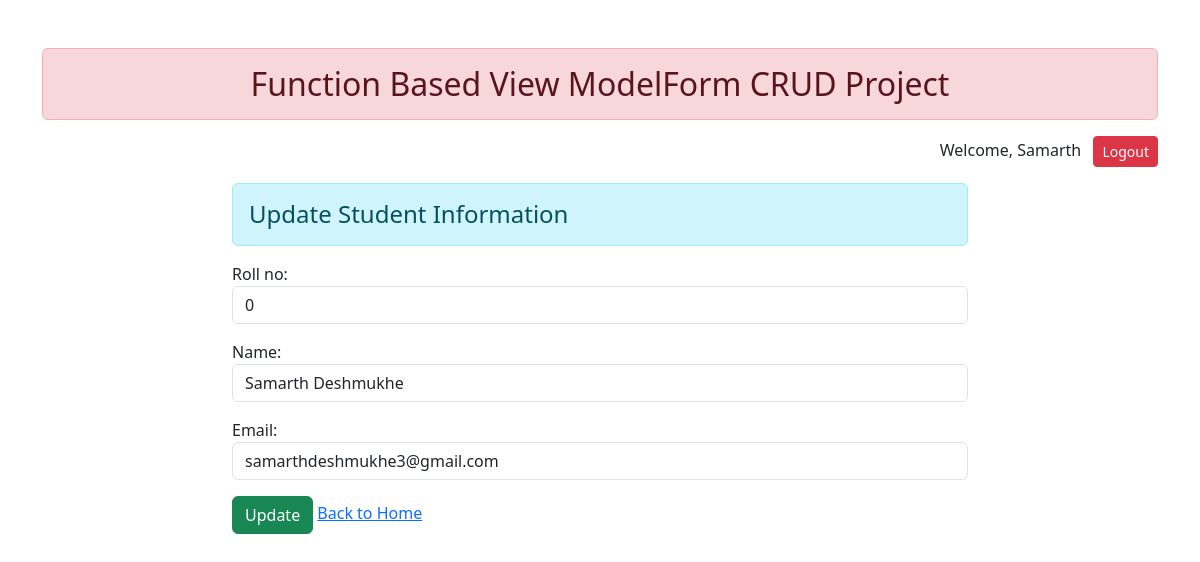
/update/5/ (signed in), run on the app's committed database.
### enroll/models.py (models this page shows, shortened)
class Student(models.Model):
    roll_no = models.PositiveIntegerField(unique=True)
    name = models.CharField(max_length=70)
    email = models.EmailField(max_length=100)

### enroll/views.py (the view)
# urls.py: path('update/<int:id>/', views.update_data, name='updatedata'),
@login_required(login_url='login')
def update_data(request, id):
    if request.method == "POST":
        pi = Student.objects.get(pk=id)
        fm = StudentRegistration(request.POST, instance=pi)
        if fm.is_valid():
            fm.save()
    else:
        pi = Student.objects.get(pk=id)
        fm = StudentRegistration(instance=pi)
    return render(request, 'enroll/updatestudent.html', {'form':fm})

### enroll/forms.py
class StudentRegistration(forms.ModelForm):
    class Meta:
        model = Student
        fields = ['roll_no', 'name', 'email']
        widgets = {
            'roll_no': forms.NumberInput(attrs={'class': 'form-control'}),
            'name': forms.TextInput(attrs={'class': 'form-control'}),
            'email': forms.EmailInput(attrs={'class': 'form-control'}),
        }

### enroll/templates/enroll/updatestudent.html (shortened to what this page needs)
{% extends 'enroll/base.html' %}
{% block content %}
 <div class="row">
    <div class="col-sm-8 offset-2" >
        <h4 class="alert alert-info">Update Student Information</h4>
        <form action="" method="POST">
            {{form.as_p}}
            <input type="submit" class="btn btn-success" value="Update">
            <a href="{% url 'addandshow' %}">Back to Home</a>
        </form>
    </div>
 </div>
{% endblock content %}

### enroll/templates/enroll/base.html (shortened to what this page needs)
<!DOCTYPE html>
{% load static %}
<html lang="en">
<head>
    <link rel="stylesheet" href="{% static 'enroll/css/bootstrap.css' %}">
</head>
<body>
    <div class="container mt-5">
        <h2 class="text-center alert alert-danger">Function Based View ModelForm CRUD Project</h2>
    <div class="text-end mb-3">
        {% if user.is_authenticated %}
        <span class="me-2">Welcome, {{ user.username }}</span>
        <a href="{% url 'logout' %}" class="btn btn-danger btn-sm">Logout</a>
        {% else %}
        <a href="{% url 'login' %}" class="btn btn-success btn-sm">Login</a>
        <a href="{% url 'register' %}" class="btn btn-primary btn-sm">Register</a>
        {% endif %}
    </div>
        {% block content %}
        {% endblock content %}
    </div>
</body>
</html>

### data on the page
Student: roll_no "0", name "Samarth Deshmukhe", email "samarthdeshmukhe3@gmail.com"

### other printed values
{{ user.username }} "Samarth"
